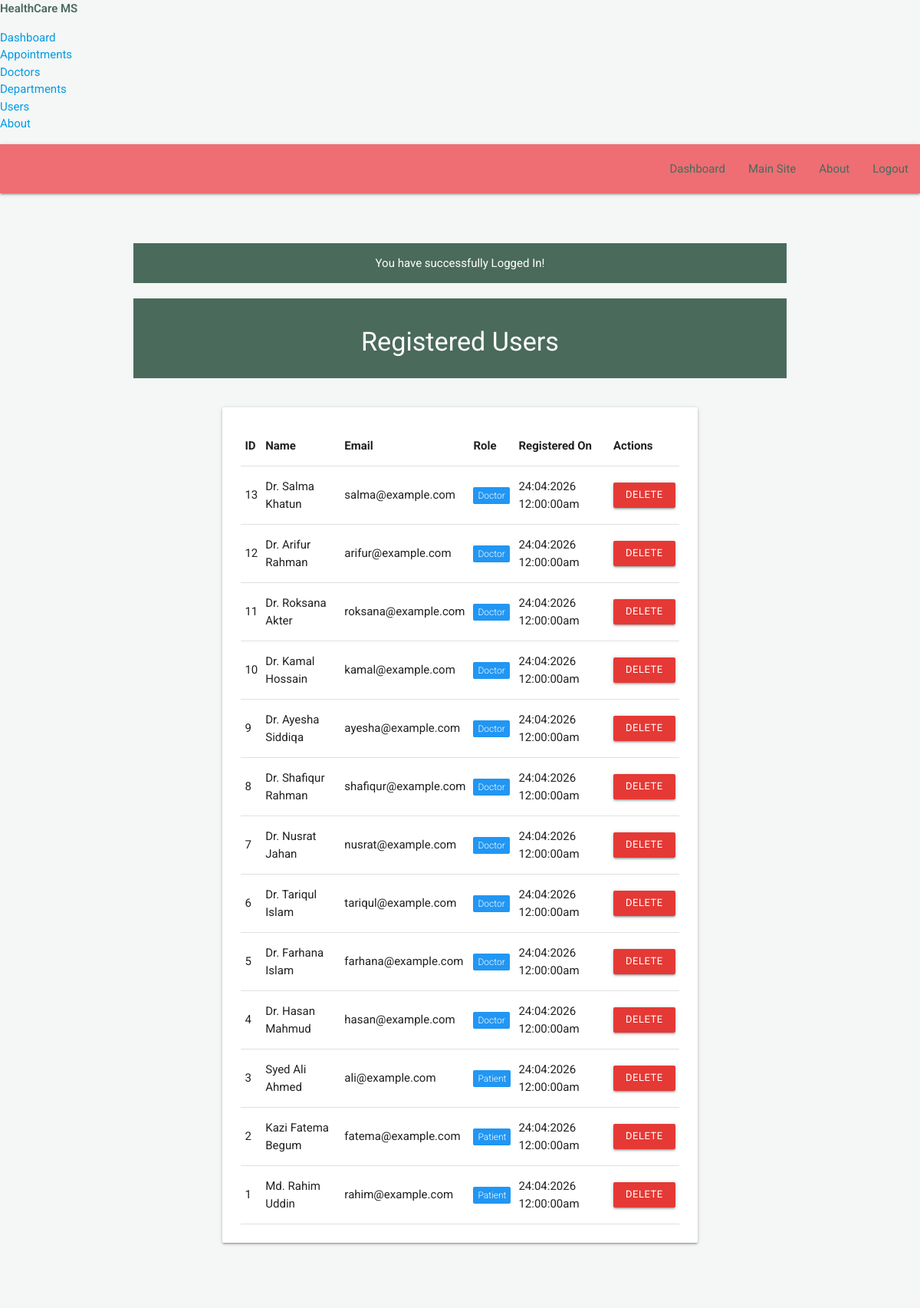
The page /admin/user-list.php (signed in) on the database as committed earlier.
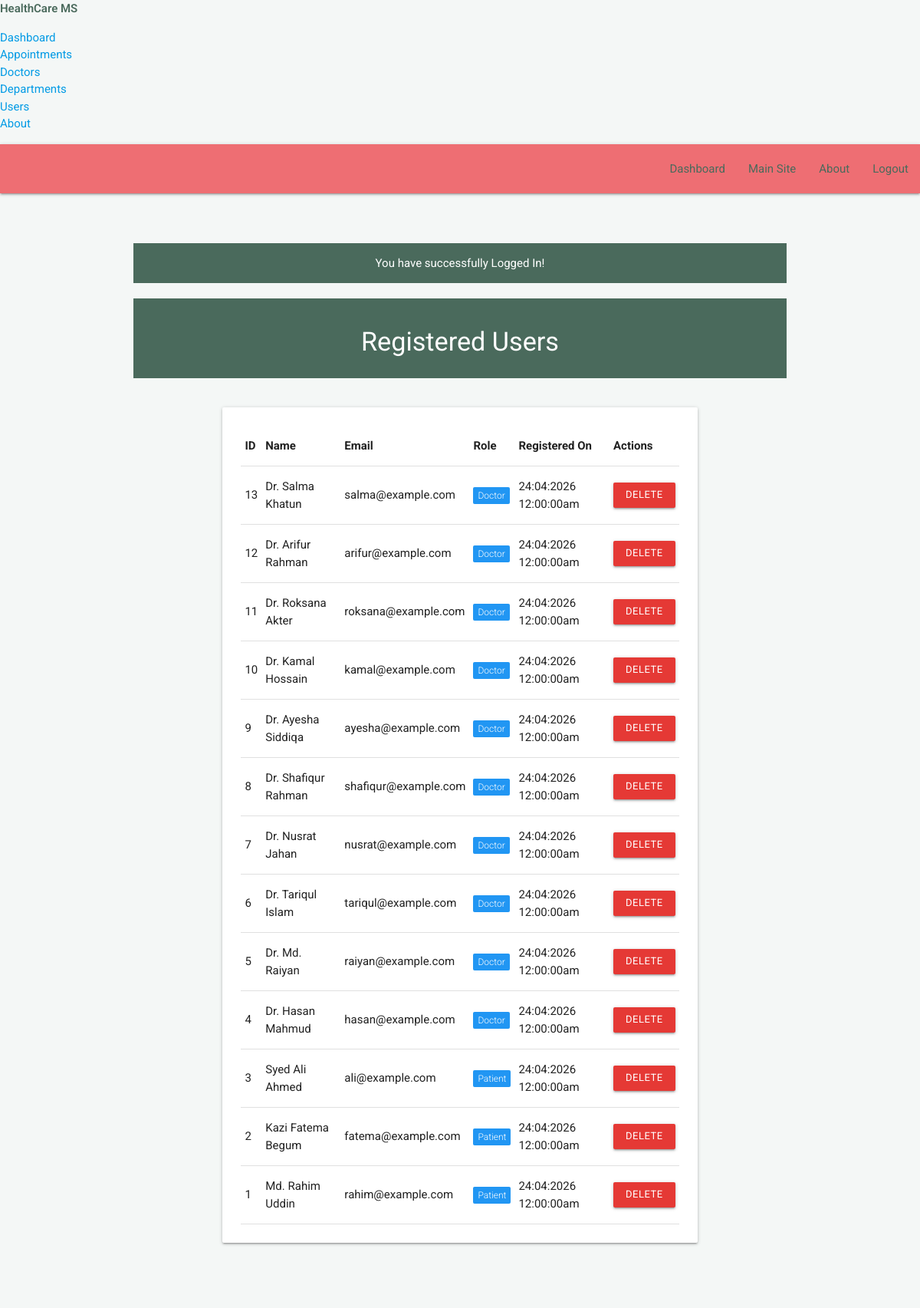
The same page on the database as committed later.
### tables this page shows
CREATE TABLE `users` (
    `id` int(11) NOT NULL,
    `name` varchar(50) DEFAULT NULL,
    `email` varchar(50) DEFAULT NULL,
    `password` varchar(100) DEFAULT NULL,
    `role` enum('patient','doctor','receptionist') NOT NULL DEFAULT 'patient',
    `timestamp` varchar(100) DEFAULT NULL
);

### admin/user-list.php (the view, shortened to what this page needs)
<?php
require_once('../backends/connection-pdo.php');
$sql = "SELECT * FROM users ORDER BY id DESC";
$query = $pdoconn->prepare($sql);
$query->execute();
$users = $query->fetchAll(PDO::FETCH_ASSOC);
?>
<?php require('layout/header.php'); ?>
<?php require('layout/left-sidebar-long.php'); ?>
<?php require('layout/topnav.php'); ?>
<?php require('layout/left-sidebar-short.php'); ?>
<?php
if (isset($_SESSION['msg'])) {
    echo '<div class="section white-text" style="background: #4a6a5c;">'.$_SESSION['msg'].'</div>';
}
?>
<div class="section white-text center" style="background: #4a6a5c; margin-top: 20px;">
    <h4>Registered Users</h4>
</div>
<div class="container" style="margin-top: 30px; margin-bottom: 50px;">
    <div class="row">
        <div class="col s12">
            <div class="card">
                <div class="card-content">
                    <table class="highlight responsive-table">
                        <thead>
                            <tr>
                                <th>ID</th>
                                <th>Name</th>
                                <th>Email</th>
                                <th>Role</th>
                                <th>Registered On</th>
                                <th>Actions</th>
                            </tr>
                        </thead>
                        <tbody>
                            <?php if (count($users) > 0): ?>
                                <?php foreach ($users as $user): ?>
                                    <tr>
                                        <td><?php echo $user['id']; ?></td>
                                        <td><?php echo htmlspecialchars($user['name']); ?></td>
                                        <td><?php echo htmlspecialchars($user['email']); ?></td>
                                        <td><span class="new badge blue" data-badge-caption=""><?php echo ucfirst($user['role']); ?></span></td>
                                        <td><?php echo htmlspecialchars($user['timestamp']); ?></td>
                                        <td>
                                            <a href="../backends/delete-record.php?type=user&id=<?php echo $user['id']; ?>" class="btn-small red darken-1">Delete</a>
                                        </td>
                                    </tr>
                                <?php endforeach; ?>
                            <?php else: ?>
                                <tr>
                                    <td colspan="6" class="center">No users found.</td>
                                </tr>
                            <?php endif; ?>
                        </tbody>
                    </table>
                </div>
            </div>
        </div>
    </div>
</div>
<?php require('layout/footer.php'); ?>

Rows that differ between the two databases and show on the page:
changed users id 5: name "Dr. Farhana Islam" → "Dr. Md. Raiyan"; email "farhana@example.com" → "raiyan@example.com"
